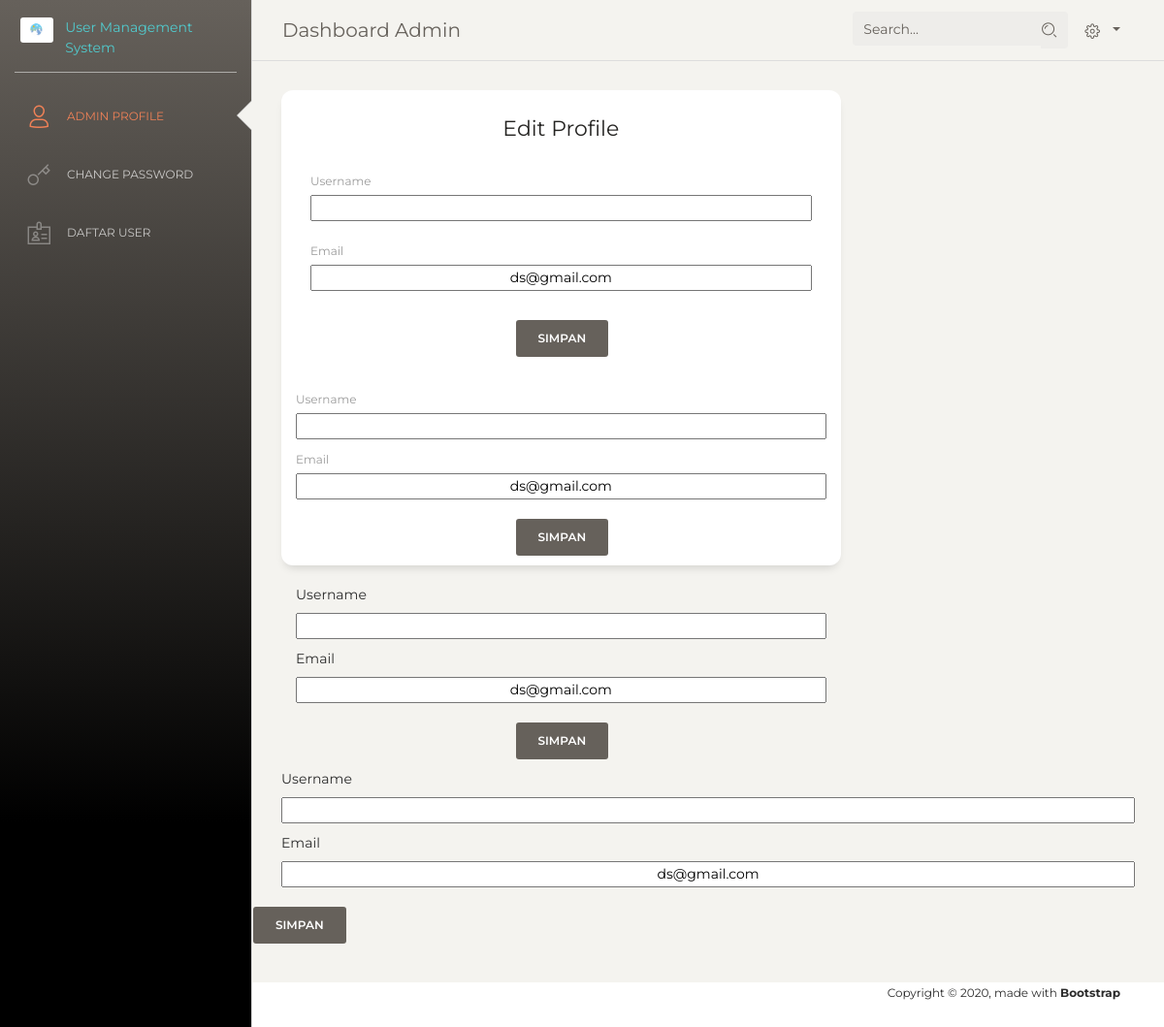
Screenshot of /admin/upt.php?email=ds@gmail.com with the database file from the repository.
### tables this page shows
CREATE TABLE `users` (
  `id` int(11) NOT NULL,
  `email` varchar(100) NOT NULL,
  `nama_lengkap` varchar(100) NOT NULL,
  `password` varchar(225) NOT NULL,
  `deleted_at` timestamp NULL DEFAULT NULL,
  `created_at` timestamp NOT NULL DEFAULT CURRENT_TIMESTAMP ON UPDATE CURRENT_TIMESTAMP,
  `updated_at` timestamp NOT NULL DEFAULT CURRENT_TIMESTAMP ON UPDATE CURRENT_TIMESTAMP,
  `is_admin` tinyint(1) NOT NULL DEFAULT '0'
);

### admin/upt.php (the view, shortened to what this page needs)
<?php
require_once '../config/db.php';
$email=isset($_GET['email']) ? $_GET['email'] : '';
$sql="SELECT * FROM users WHERE email = '".$email."'";
$query = $db->query($sql);
if ( $query->num_rows > 0 ) {
?>
<!DOCTYPE html>
<html lang="en">
<head>
  <link href="../assets/css/font-awesome.min.css" rel="stylesheet">
  <link href="../assets/css/bootstrap.min.css" rel="stylesheet" />
  <link href="../assets/css/paper-dashboard.css?v=2.0.0" rel="stylesheet" />
  <link href="../assets/demo/demo.css" rel="stylesheet" />
</head>
<body>
  <div class="wrapper ">
    <div class="sidebar" data-color="blue" data-active-color="danger">
      <div class="logo">
        <a href="index.php" class="simple-text logo-mini">
          <div class="logo-image-small">
            <img src="../assets/img/Logo.jpg">
          </div>
        </a>
        <a href="index.php" class="logo-normal">
          User Management System
        </a>
      </div>
      <div class="sidebar-wrapper">
        <ul class="nav">
          <li class="active ">
            <a href="../user/index.php">
              <i class="nc-icon nc-single-02"></i>
              <p>Admin Profile</p>
            </a>
          </li>
          <li>
            <a href="./cp.php">
              <i class="nc-icon nc-key-25"></i>
              <p>Change Password</p>
            </a>
          </li>
          <li>
            <a href="./tables.php">
              <i class="nc-icon nc-badge"></i>
              <p>Daftar User</p>
            </a>
          </li>
        </ul>
      </div>
    </div>
    <div class="main-panel">
      <nav class="navbar navbar-expand-lg navbar-absolute fixed-top navbar-transparent">
        <div class="container-fluid">
          <div class="navbar-wrapper">
            <a class="navbar-brand" href="#">Dashboard Admin</a>
          </div>
          <div class="collapse navbar-collapse justify-content-end" id="navigation">
            <form>
              <div class="input-group no-border">
                <input type="text" value="" class="form-control" placeholder="Search...">
                <div class="input-group-append">
                  <div class="input-group-text">
                    <i class="nc-icon nc-zoom-split"></i>
                  </div>
                </div>
              </div>
            </form>
            <ul class="navbar-nav">
              <li class="nav-item btn-rotate dropdown">
                <a class="nav-link dropdown-toggle" href="#" id="navbarDropdownMenuLink" data-toggle="dropdown" aria-haspopup="true" aria-expanded="false">
                  <i class="nc-icon nc-settings-gear-65"></i>
                </a>
              </li>
            </ul>
          </div>
        </div>
      </nav>
      <div class="content">
        <div class="row">
          <div class="col-md-8">
            <div class="card card-user">
              <div class="card-header">
                <h5 class="text-center card-title">Edit Profile</h5>
              </div>
              <div class="card-body">
                <form action="update.php" method="POST" autocomplete="off">
                <?php
                while($row=mysqli_fetch_array($query)){
                ?>
                    <div class="container col-sm-12">
                      <div class="form-group">
                        <label>Username</label>
                        <input class="text-center col sm_12" type="text" name="nama_lengkap" value=" <?php if (!isset($_GET['nama_lengkap'], $_SESSION['level']) || $_SESSION['level'] != 1) {
                        } echo $_SESSION['nama_lengkap']; ?>">
                      </div>
                    </div>
                    <div class="container col-sm-12">
                      <div class="form-group">
                        <label for="exampleInputEmail1">Email</label>
                        <input class="text-center col sm_12" type="text" name="email" value="<?php echo $row['email'];?>">
                      </div>
                    </div>
                  <div class="row">
                    <div class="update ml-auto mr-auto">
                      <input class="btn btn-block" type="submit" value="simpan" name="simpan"></td>
                    </div>
                  </div>
                  </div>
                  <?php
                  }
                  ?>
              </div>
            </div>
          </div>
    <footer class="footer footer-black  footer-white ">
        <div class="container-fluid">
            <div class="credits ml-auto">
              <span class="copyright">
                Copyright ©
                , made with <b>Bootstrap</b>
              </span>
            </div>
        </div>
      </footer>
</body>
</html>
<?php
  } else {
    header('Location: index.php');
  }
?>

### rows the page displays
users: email "ds@gmail.com"
users: email "ds@gmail.com"
users: email "ds@gmail.com"
users: email "ds@gmail.com"
